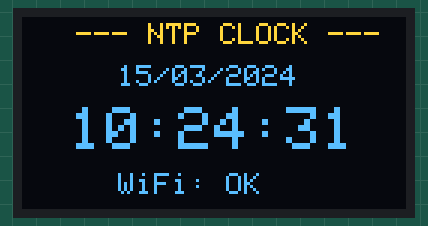
This program was run on a simulated ESP32. Parts: 128×64 one-colour display. The OLED is the two-colour kind (top 16 rows yellow); WiFi joins after 1.5 s; servers stay silent unless stated; the local clock reads 2024-03-15 10:24:30 at power-on unless the program sets it; what the program prints to the serial monitor is not drawn.

Above: at 1.9 s.
At 5.9 s:
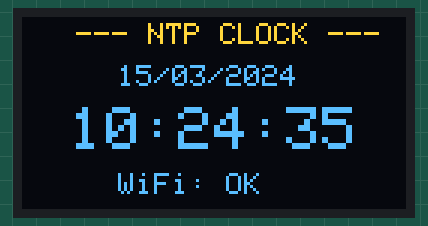
At 10.9 s:
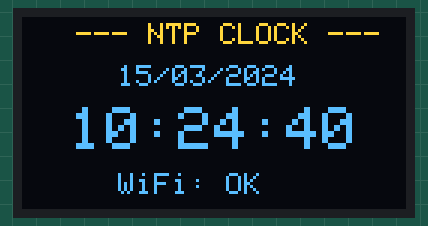
At 19.9 s:
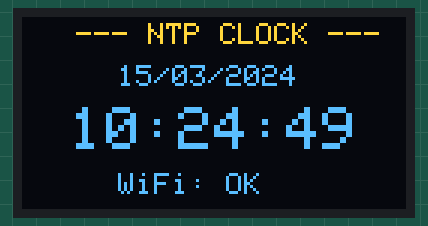
At 29.0 s:
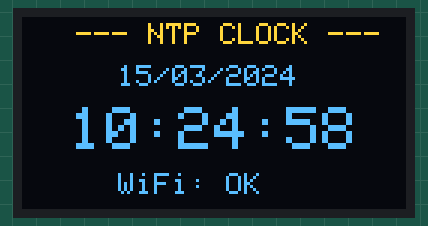
At 39.0 s:
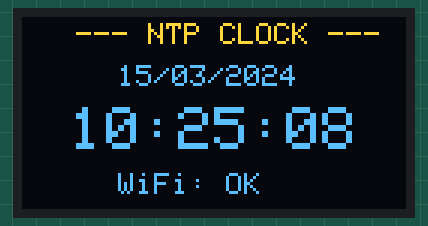

The program:

main.cpp
```cpp
#include <Arduino.h>
#include <WiFi.h>
#include <Wire.h>
#include <Adafruit_GFX.h>
#include <Adafruit_SSD1306.h>
#include <time.h>

/*
 * BÀI 5: HIỂN THỊ THỜI GIAN NTP LÊN OLED SSD1306
 * Tác giả: Đoàn Tuấn Tú
 *
 * Phần cứng:
 * - ESP32 DevKit v1
 * - Màn hình OLED SSD1306 128x64 I2C (Địa chỉ 0x3C)
 * - Nối chân: SDA -> GPIO21, SCL -> GPIO22, VCC -> 3V3, GND -> GND
 *
 * Chức năng:
 * - Kết nối WiFi (Wokwi-GUEST).
 * - Đồng bộ thời gian NTP (UTC+7).
 * - Hiển thị Date, Time và trạng thái WiFi lên màn hình OLED và Serial.
 * - Cập nhật đồng hồ mỗi 1 giây bằng millis(), không flicker màn hình.
 */

#define SCREEN_WIDTH 128
#define SCREEN_HEIGHT 64
#define OLED_RESET -1
#define SCREEN_ADDRESS 0x3C

Adafruit_SSD1306 display(SCREEN_WIDTH, SCREEN_HEIGHT, &Wire, OLED_RESET);

const char* ssid = "Wokwi-GUEST";
const char* password = "";

// Cấu hình NTP Server
const char* ntpServer1 = "pool.ntp.org";
const char* ntpServer2 = "time.google.com";
const long  gmtOffset_sec = 7 * 3600;      // UTC+7 (25200 giây)
const int   daylightOffset_sec = 0;

bool ntpSynced = false;
unsigned long lastUpdateMs = 0;
const unsigned long updateIntervalMs = 1000;

// Hàm hiển thị thông tin lên OLED mà không gây giật màn hình
void updateOLED(const char* dateStr, const char* timeStr, bool wifiOk) {
  display.clearDisplay();

  // Tiêu đề nhỏ
  display.setTextSize(1);
  display.setTextColor(SSD1306_WHITE);
  display.setCursor(18, 2);
  display.print("--- NTP CLOCK ---");

  // Hiển thị ngày
  display.setTextSize(1);
  display.setCursor(32, 16);
  display.print(dateStr);

  // Hiển thị giờ (font to nổi bật)
  display.setTextSize(2);
  display.setCursor(16, 30);
  display.print(timeStr);

  // Hiển thị trạng thái WiFi
  display.setTextSize(1);
  display.setCursor(32, 52);
  if (wifiOk) {
    display.print("WiFi: OK");
  } else {
    display.print("WiFi: LOST");
  }

  display.display();
}

void setup() {
  Serial.begin(115200);
  delay(200);

  Serial.println();
  Serial.println("==========================================");
  Serial.println("   ESP32 - NTP CLOCK WITH OLED SSD1306   ");
  Serial.println("==========================================");

  // Khởi động I2C và OLED
  Wire.begin(21, 22);
  if (!display.begin(SSD1306_SWITCHCAPVCC, SCREEN_ADDRESS)) {
    Serial.println(F("[ERROR] SSD1306 allocation failed! Kiem tra dia chi 0x3C va ket noi I2C."));
    for (;;); // Dừng nếu không tìm thấy màn hình
  }

  // Màn hình khởi động
  display.clearDisplay();
  display.setTextSize(1);
  display.setTextColor(SSD1306_WHITE);
  display.setCursor(10, 20);
  display.println("Connecting WiFi...");
  display.setCursor(10, 36);
  display.println("SSID: Wokwi-GUEST");
  display.display();

  // Kết nối WiFi
  Serial.print("Connecting to WiFi: ");
  Serial.println(ssid);
  WiFi.mode(WIFI_STA);
  WiFi.begin(ssid, password);

  unsigned long startAttempt = millis();
  while (WiFi.status() != WL_CONNECTED && millis() - startAttempt < 10000) {
    delay(500);
    Serial.print('.');
  }

  if (WiFi.status() == WL_CONNECTED) {
    Serial.println("\nWiFi connected successfully!");
    Serial.print("IP Address: ");
    Serial.println(WiFi.localIP());

    display.clearDisplay();
    display.setCursor(10, 20);
    display.println("WiFi Connected!");
    display.setCursor(10, 36);
    display.println("Syncing NTP...");
    display.display();
  } else {
    Serial.println("\nWiFi connection timeout. Retrying in background...");
  }

  // Cấu hình NTP
  configTime(gmtOffset_sec, daylightOffset_sec, ntpServer1, ntpServer2);
}

void loop() {
  unsigned long now = millis();
  bool isWifiConnected = (WiFi.status() == WL_CONNECTED);

  // Đọc thời gian thực
  struct tm timeinfo;
  bool gotTime = getLocalTime(&timeinfo, 100);

  if (gotTime && !ntpSynced) {
    ntpSynced = true;
    Serial.println("\nNTP synchronized successfully!");
  }

  // Cập nhật màn hình và Serial mỗi giây (non-blocking)
  if (now - lastUpdateMs >= updateIntervalMs) {
    lastUpdateMs = now;

    char dateStr[20];
    char timeStr[20];

    if (gotTime) {
      strftime(dateStr, sizeof(dateStr), "%d/%m/%Y", &timeinfo);
      strftime(timeStr, sizeof(timeStr), "%H:%M:%S", &timeinfo);
    } else {
      strcpy(dateStr, "--/--/----");
      strcpy(timeStr, "--:--:--");
    }

    // Cập nhật OLED
    updateOLED(dateStr, timeStr, isWifiConnected);

    // In Serial Monitor
    Serial.print("Date: ");
    Serial.print(dateStr);
    Serial.print(" | Time: ");
    Serial.print(timeStr);
    Serial.print(" | WiFi: ");
    Serial.println(isWifiConnected ? "OK" : "LOST");
  }

  delay(5);
}
```

Measured:
- what the display in image 0 shows lasts 1.0 s, from 1.8 s to 2.8 s
